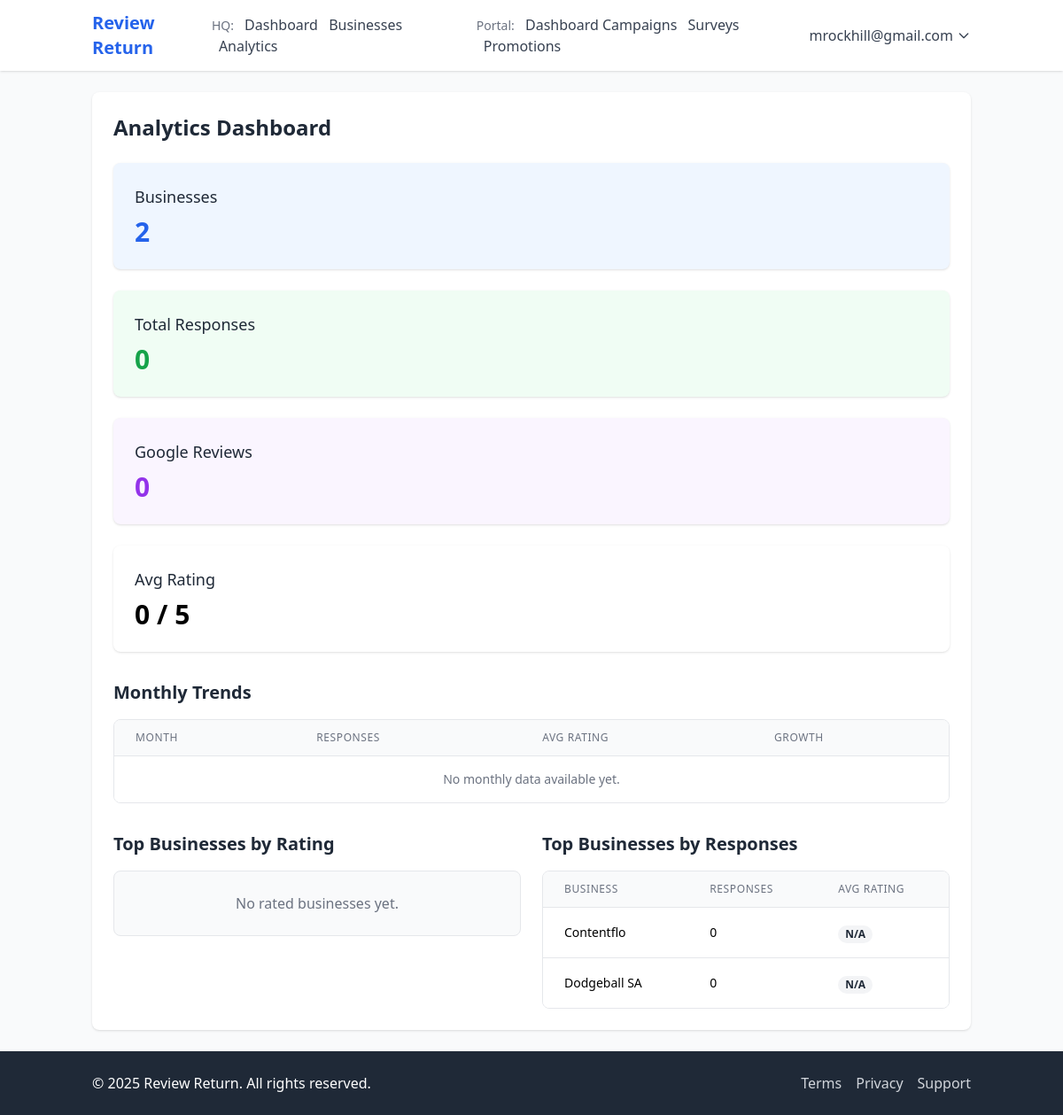
Before: /hq/analytics/ (signed in) with the older database file.
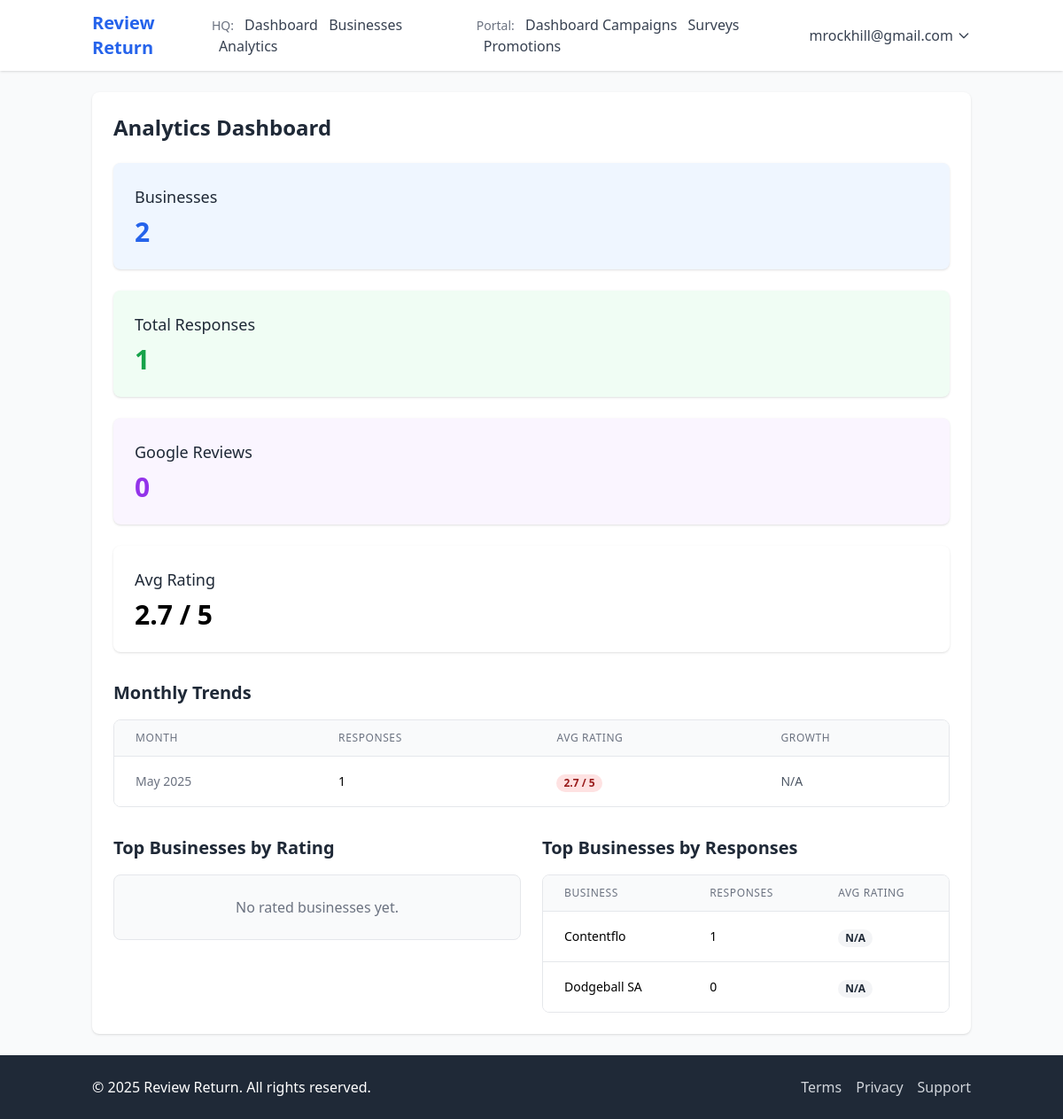
After: the same page with the newer database file.
### accounts/models.py (models this page shows, shortened)
class Business(models.Model):
    name = models.CharField(max_length=200)
    user = models.OneToOneField(User, on_delete=models.CASCADE, related_name='business')
    address = models.TextField()
    phone = models.CharField(max_length=20)
    email = models.EmailField()
    website = models.URLField(blank=True, null=True)
    google_place_id = models.CharField(max_length=255, blank=True, null=True)
    google_review_url = models.URLField(blank=True, null=True)
    logo = models.ImageField(upload_to='business_logos/', blank=True, null=True)
    qr_code = models.ImageField(upload_to='qr_codes/', blank=True, null=True)
    unique_identifier = models.UUIDField(default=uuid.uuid4, editable=False, unique=True)
    created_at = models.DateTimeField(auto_now_add=True)
    updated_at = models.DateTimeField(auto_now=True)
    ONBOARDING_INCOMPLETE = 'incomplete'
    ONBOARDING_PROFILE = 'profile_completed'
    ONBOARDING_SUBSCRIPTION = 'subscription_completed'
    ONBOARDING_CAMPAIGN = 'campaign_created'
    ONBOARDING_COMPLETE = 'complete'
    ONBOARDING_STATUSES = [
        (ONBOARDING_INCOMPLETE, 'Incomplete'),
        (ONBOARDING_PROFILE, 'Profile Completed'),
        (ONBOARDING_SUBSCRIPTION, 'Subscription Completed'),
        (ONBOARDING_CAMPAIGN, 'Campaign Created'),
        (ONBOARDING_COMPLETE, 'Complete'),
    ]
    onboarding_status = models.CharField(
        max_length=50,
        choices=ONBOARDING_STATUSES,
        default=ONBOARDING_INCOMPLETE
    )

### hq/views.py (the view)
# urls.py: path('analytics/', views.AnalyticsView.as_view(), name='analytics'),
class AnalyticsView(LoginRequiredMixin, StaffRequiredMixin, TemplateView):
    template_name = 'hq/analytics.html'
    def get_context_data(self, **kwargs):
        context = super().get_context_data(**kwargs)
        businesses_count = Business.objects.count()
        responses_count = CustomerResponse.objects.count()
        google_reviews_count = CustomerResponse.objects.filter(left_google_review=True).count()
        avg_rating = CustomerResponse.objects.aggregate(avg=Avg('avg_rating'))['avg'] or 0
        from django.db.models.functions import TruncMonth
        from datetime import datetime, timedelta
        six_months_ago = datetime.now() - timedelta(days=180)
        monthly_responses = CustomerResponse.objects.filter(created_at__gte=six_months_ago) \
            .annotate(month=TruncMonth('created_at')) \
            .values('month') \
            .annotate(count=Count('id'), avg_rating=Avg('avg_rating')) \
            .order_by('month')
        top_businesses_by_rating = Business.objects.annotate(
            avg_rating=Avg('surveys__responses__avg_rating'),
            responses_count=Count('surveys__responses')
        ).filter(responses_count__gt=5).order_by('-avg_rating')[:10]
        top_businesses_by_responses = Business.objects.annotate(
            responses_count=Count('surveys__responses')
        ).order_by('-responses_count')[:10]
        context.update({
            'businesses_count': businesses_count,
            'responses_count': responses_count,
            'google_reviews_count': google_reviews_count,
            'avg_rating': round(avg_rating, 1),
            'monthly_responses': monthly_responses,
            'top_businesses_by_rating': top_businesses_by_rating,
            'top_businesses_by_responses': top_businesses_by_responses,
        })
        return context

### accounts/models.py (called while the page is built)
    def get_full_name(self):
        return f"{self.first_name} {self.last_name}".strip() or self.email

### hq/views.py (called while the page is built)
    def test_func(self):
        return self.request.user.is_staff

### templates/hq/analytics.html (shortened to what the changed rows need)
{% extends 'base.html' %}
{% block content %}
<div class="bg-white shadow rounded-lg p-6">
    <h1 class="text-2xl font-bold text-gray-800 mb-6">Analytics Dashboard</h1>
    <div class="grid grid-cols-1 md:grid-cols-4 gap-6 mb-8">
        <div class="bg-green-50 p-6 rounded-lg shadow">
            <h3 class="text-lg font-medium text-gray-800 mb-2">Total Responses</h3>
            <p class="text-3xl font-bold text-green-600">{{ responses_count }}</p>
        </div>
        <div class="bg-yellow-50 p-6 rounded-lg shadow">
            <h3 class="text-lg font-medium text-gray-800 mb-2">Avg Rating</h3>
            <p class="text-3xl font-bold text-yellow-600">{{ avg_rating }} / 5</p>
        </div>
    </div>
    <div class="mb-8">
        <h2 class="text-xl font-bold text-gray-800 mb-4">Monthly Trends</h2>
        <div class="bg-white overflow-x-auto border border-gray-200 rounded-lg">
            <table class="min-w-full divide-y divide-gray-200">
                <thead class="bg-gray-50">
                    <tr>
                        <th scope="col" class="px-6 py-3 text-left text-xs font-medium text-gray-500 uppercase tracking-wider">Month</th>
                        <th scope="col" class="px-6 py-3 text-left text-xs font-medium text-gray-500 uppercase tracking-wider">Responses</th>
                        <th scope="col" class="px-6 py-3 text-left text-xs font-medium text-gray-500 uppercase tracking-wider">Avg Rating</th>
                        <th scope="col" class="px-6 py-3 text-left text-xs font-medium text-gray-500 uppercase tracking-wider">Growth</th>
                    </tr>
                </thead>
                <tbody class="bg-white divide-y divide-gray-200">
                    {% for month_data in monthly_responses %}
                        <tr>
                            <td class="px-6 py-4 whitespace-nowrap text-sm text-gray-500">{{ month_data.month|date:"F Y" }}</td>
                            <td class="px-6 py-4 whitespace-nowrap text-sm text-gray-900">{{ month_data.count }}</td>
                            <td class="px-6 py-4 whitespace-nowrap">
                                {% if month_data.avg_rating %}
                                    <span class="px-2 inline-flex text-xs leading-5 font-semibold rounded-full {% if month_data.avg_rating >= 4 %}bg-green-100 text-green-800{% elif month_data.avg_rating >= 3 %}bg-yellow-100 text-yellow-800{% else %}bg-red-100 text-red-800{% endif %}">
                                        {{ month_data.avg_rating|floatformat:1 }} / 5
                                    </span>
                                {% else %}
                                    <span class="px-2 inline-flex text-xs leading-5 font-semibold rounded-full bg-gray-100 text-gray-800">N/A</span>
                                {% endif %}
                            </td>
                            <td class="px-6 py-4 whitespace-nowrap text-sm text-gray-500">
                                {% if forloop.counter0 > 0 and monthly_responses|length > 1 %}
                                    {% with prev=monthly_responses|slice:":forloop.counter0"|last %}
                                        {% if prev.count > 0 and month_data.count > prev.count %}
                                            <span class="text-green-600">↑</span>
                                        {% elif prev.count > 0 and month_data.count < prev.count %}
                                            <span class="text-red-600">↓</span>
                                        {% else %}
                                            <span class="text-gray-600">-</span>
                                        {% endif %}
                                    {% endwith %}
                                {% else %}
                                    <span class="text-gray-600">N/A</span>
                                {% endif %}
                            </td>
                        </tr>
                    {% empty %}
                        <tr>
                            <td colspan="4" class="px-6 py-4 text-center text-sm text-gray-500">
                                No monthly data available yet.
                            </td>
                        </tr>
                    {% endfor %}
                </tbody>
            </table>
        </div>
    </div>
    <div class="grid grid-cols-1 md:grid-cols-2 gap-6">
        <div>
            <h2 class="text-xl font-bold text-gray-800 mb-4">Top Businesses by Rating</h2>
        </div>
        <div>
            <h2 class="text-xl font-bold text-gray-800 mb-4">Top Businesses by Responses</h2>
            {% if top_businesses_by_responses %}
                <div class="bg-white overflow-x-auto border border-gray-200 rounded-lg">
                    <table class="min-w-full divide-y divide-gray-200">
                        <thead class="bg-gray-50">
                            <tr>
                                <th scope="col" class="px-6 py-3 text-left text-xs font-medium text-gray-500 uppercase tracking-wider">Business</th>
                                <th scope="col" class="px-6 py-3 text-left text-xs font-medium text-gray-500 uppercase tracking-wider">Responses</th>
                                <th scope="col" class="px-6 py-3 text-left text-xs font-medium text-gray-500 uppercase tracking-wider">Avg Rating</th>
                            </tr>
                        </thead>
                        <tbody class="bg-white divide-y divide-gray-200">
                            {% for business in top_businesses_by_responses %}
                                <tr>
                                    <td class="px-6 py-4 whitespace-nowrap text-sm font-medium text-gray-900">{{ business.name }}</td>
                                    <td class="px-6 py-4 whitespace-nowrap text-sm text-gray-900">{{ business.responses_count }}</td>
                                    <td class="px-6 py-4 whitespace-nowrap">
                                        {% if business.avg_rating %}
                                            <span class="px-2 inline-flex text-xs leading-5 font-semibold rounded-full {% if business.avg_rating >= 4 %}bg-green-100 text-green-800{% elif business.avg_rating >= 3 %}bg-yellow-100 text-yellow-800{% else %}bg-red-100 text-red-800{% endif %}">
                                                {{ business.avg_rating|floatformat:1 }} / 5
                                            </span>
                                        {% else %}
                                            <span class="px-2 inline-flex text-xs leading-5 font-semibold rounded-full bg-gray-100 text-gray-800">N/A</span>
                                        {% endif %}
                                    </td>
                                </tr>
                            {% endfor %}
                        </tbody>
                    </table>
                </div>
            {% else %}
                <div class="bg-gray-50 p-6 text-center rounded-lg border border-gray-200">
                    <p class="text-gray-500">No businesses with responses yet.</p>
                </div>
            {% endif %}
        </div>
    </div>
</div>
{% endblock %}

Changed rows visible on the page:
changed Business "Contentflo": responses_count "0" → "1"
Other visible differences:
{{ responses_count }}: "0" → "1"
{{ avg_rating }}: "0" → "2.7"
new list line: "May 2025 1 2.7 / 5 N/A"
text no longer shown: "No monthly data available yet."
